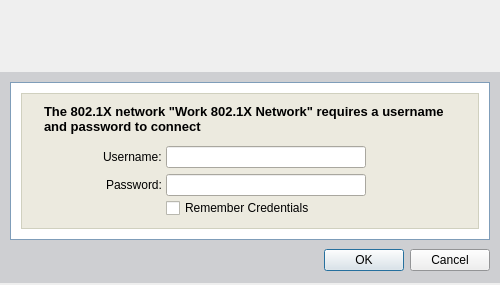
<ui version="4.0" >
 <class>Dialog</class>
 <widget class="QDialog" name="Dialog" >
  <property name="windowModality" >
   <enum>Qt::ApplicationModal</enum>
  </property>
  <property name="geometry" >
   <rect>
    <x>0</x>
    <y>0</y>
    <width>500</width>
    <height>285</height>
   </rect>
  </property>
  <property name="sizePolicy" >
   <sizepolicy vsizetype="Fixed" hsizetype="Preferred" >
    <horstretch>0</horstretch>
    <verstretch>0</verstretch>
   </sizepolicy>
  </property>
  <property name="minimumSize" >
   <size>
    <width>500</width>
    <height>285</height>
   </size>
  </property>
  <property name="maximumSize" >
   <size>
    <width>500</width>
    <height>285</height>
   </size>
  </property>
  <property name="windowTitle" >
   <string>Credentials Required</string>
  </property>
  <property name="windowIcon" >
   <iconset>icons/prod_color.png</iconset>
  </property>
  <property name="sizeGripEnabled" >
   <bool>false</bool>
  </property>
  <property name="modal" >
   <bool>true</bool>
  </property>
  <layout class="QVBoxLayout" >
   <property name="spacing" >
    <number>0</number>
   </property>
   <property name="leftMargin" >
    <number>0</number>
   </property>
   <property name="topMargin" >
    <number>0</number>
   </property>
   <property name="rightMargin" >
    <number>0</number>
   </property>
   <property name="bottomMargin" >
    <number>0</number>
   </property>
   <item>
    <widget class="QFrame" name="headerFrame" >
     <property name="sizePolicy" >
      <sizepolicy vsizetype="Fixed" hsizetype="Preferred" >
       <horstretch>0</horstretch>
       <verstretch>0</verstretch>
      </sizepolicy>
     </property>
     <property name="minimumSize" >
      <size>
       <width>500</width>
       <height>70</height>
      </size>
     </property>
     <property name="maximumSize" >
      <size>
       <width>500</width>
       <height>70</height>
      </size>
     </property>
     <property name="frameShape" >
      <enum>QFrame::NoFrame</enum>
     </property>
     <property name="frameShadow" >
      <enum>QFrame::Raised</enum>
     </property>
     <layout class="QHBoxLayout" >
      <property name="spacing" >
       <number>0</number>
      </property>
      <property name="leftMargin" >
       <number>0</number>
      </property>
      <property name="topMargin" >
       <number>0</number>
      </property>
      <property name="rightMargin" >
       <number>0</number>
      </property>
      <property name="bottomMargin" >
       <number>0</number>
      </property>
      <item>
       <widget class="QLabel" name="headerLeft" >
        <property name="text" >
         <string/>
        </property>
        <property name="pixmap" >
         <pixmap>images/banner_left_short.png</pixmap>
        </property>
       </widget>
      </item>
      <item>
       <widget class="QLabel" name="headerRight" >
        <property name="text" >
         <string/>
        </property>
        <property name="pixmap" >
         <pixmap>images/banner_right_short.png</pixmap>
        </property>
       </widget>
      </item>
     </layout>
    </widget>
   </item>
   <item>
    <widget class="QFrame" name="mainFrame" >
     <property name="sizePolicy" >
      <sizepolicy vsizetype="Fixed" hsizetype="Preferred" >
       <horstretch>0</horstretch>
       <verstretch>0</verstretch>
      </sizepolicy>
     </property>
     <property name="palette" >
      <palette>
       <active>
        <colorrole role="Base" >
         <brush brushstyle="SolidPattern" >
          <color alpha="255" >
           <red>255</red>
           <green>255</green>
           <blue>255</blue>
          </color>
         </brush>
        </colorrole>
        <colorrole role="Window" >
         <brush brushstyle="SolidPattern" >
          <color alpha="255" >
           <red>206</red>
           <green>207</green>
           <blue>210</blue>
          </color>
         </brush>
        </colorrole>
       </active>
       <inactive>
        <colorrole role="Base" >
         <brush brushstyle="SolidPattern" >
          <color alpha="255" >
           <red>255</red>
           <green>255</green>
           <blue>255</blue>
          </color>
         </brush>
        </colorrole>
        <colorrole role="Window" >
         <brush brushstyle="SolidPattern" >
          <color alpha="255" >
           <red>206</red>
           <green>207</green>
           <blue>210</blue>
          </color>
         </brush>
        </colorrole>
       </inactive>
       <disabled>
        <colorrole role="Base" >
         <brush brushstyle="SolidPattern" >
          <color alpha="255" >
           <red>206</red>
           <green>207</green>
           <blue>210</blue>
          </color>
         </brush>
        </colorrole>
        <colorrole role="Window" >
         <brush brushstyle="SolidPattern" >
          <color alpha="255" >
           <red>206</red>
           <green>207</green>
           <blue>210</blue>
          </color>
         </brush>
        </colorrole>
       </disabled>
      </palette>
     </property>
     <property name="autoFillBackground" >
      <bool>true</bool>
     </property>
     <property name="frameShape" >
      <enum>QFrame::NoFrame</enum>
     </property>
     <property name="frameShadow" >
      <enum>QFrame::Raised</enum>
     </property>
     <layout class="QVBoxLayout" >
      <property name="spacing" >
       <number>8</number>
      </property>
      <property name="leftMargin" >
       <number>10</number>
      </property>
      <property name="topMargin" >
       <number>10</number>
      </property>
      <property name="rightMargin" >
       <number>10</number>
      </property>
      <property name="bottomMargin" >
       <number>10</number>
      </property>
      <item>
       <widget class="QFrame" name="outerCosmeticFrame" >
        <property name="sizePolicy" >
         <sizepolicy vsizetype="Fixed" hsizetype="Preferred" >
          <horstretch>0</horstretch>
          <verstretch>0</verstretch>
         </sizepolicy>
        </property>
        <property name="palette" >
         <palette>
          <active>
           <colorrole role="WindowText" >
            <brush brushstyle="SolidPattern" >
             <color alpha="255" >
              <red>127</red>
              <green>157</green>
              <blue>185</blue>
             </color>
            </brush>
           </colorrole>
           <colorrole role="Base" >
            <brush brushstyle="SolidPattern" >
             <color alpha="255" >
              <red>255</red>
              <green>255</green>
              <blue>255</blue>
             </color>
            </brush>
           </colorrole>
           <colorrole role="Window" >
            <brush brushstyle="SolidPattern" >
             <color alpha="255" >
              <red>255</red>
              <green>255</green>
              <blue>255</blue>
             </color>
            </brush>
           </colorrole>
          </active>
          <inactive>
           <colorrole role="WindowText" >
            <brush brushstyle="SolidPattern" >
             <color alpha="255" >
              <red>127</red>
              <green>157</green>
              <blue>185</blue>
             </color>
            </brush>
           </colorrole>
           <colorrole role="Base" >
            <brush brushstyle="SolidPattern" >
             <color alpha="255" >
              <red>255</red>
              <green>255</green>
              <blue>255</blue>
             </color>
            </brush>
           </colorrole>
           <colorrole role="Window" >
            <brush brushstyle="SolidPattern" >
             <color alpha="255" >
              <red>255</red>
              <green>255</green>
              <blue>255</blue>
             </color>
            </brush>
           </colorrole>
          </inactive>
          <disabled>
           <colorrole role="WindowText" >
            <brush brushstyle="SolidPattern" >
             <color alpha="255" >
              <red>127</red>
              <green>127</green>
              <blue>127</blue>
             </color>
            </brush>
           </colorrole>
           <colorrole role="Base" >
            <brush brushstyle="SolidPattern" >
             <color alpha="255" >
              <red>255</red>
              <green>255</green>
              <blue>255</blue>
             </color>
            </brush>
           </colorrole>
           <colorrole role="Window" >
            <brush brushstyle="SolidPattern" >
             <color alpha="255" >
              <red>255</red>
              <green>255</green>
              <blue>255</blue>
             </color>
            </brush>
           </colorrole>
          </disabled>
         </palette>
        </property>
        <property name="autoFillBackground" >
         <bool>true</bool>
        </property>
        <property name="frameShape" >
         <enum>QFrame::Box</enum>
        </property>
        <property name="frameShadow" >
         <enum>QFrame::Plain</enum>
        </property>
        <layout class="QVBoxLayout" >
         <property name="spacing" >
          <number>0</number>
         </property>
         <property name="leftMargin" >
          <number>10</number>
         </property>
         <property name="topMargin" >
          <number>10</number>
         </property>
         <property name="rightMargin" >
          <number>10</number>
         </property>
         <property name="bottomMargin" >
          <number>10</number>
         </property>
         <item>
          <widget class="QFrame" name="innerCosmeticFrame" >
           <property name="sizePolicy" >
            <sizepolicy vsizetype="Fixed" hsizetype="Preferred" >
             <horstretch>0</horstretch>
             <verstretch>0</verstretch>
            </sizepolicy>
           </property>
           <property name="minimumSize" >
            <size>
             <width>16</width>
             <height>118</height>
            </size>
           </property>
           <property name="maximumSize" >
            <size>
             <width>16777215</width>
             <height>150</height>
            </size>
           </property>
           <property name="palette" >
            <palette>
             <active>
              <colorrole role="WindowText" >
               <brush brushstyle="SolidPattern" >
                <color alpha="255" >
                 <red>208</red>
                 <green>208</green>
                 <blue>191</blue>
                </color>
               </brush>
              </colorrole>
              <colorrole role="Base" >
               <brush brushstyle="SolidPattern" >
                <color alpha="255" >
                 <red>255</red>
                 <green>255</green>
                 <blue>255</blue>
                </color>
               </brush>
              </colorrole>
              <colorrole role="Window" >
               <brush brushstyle="SolidPattern" >
                <color alpha="255" >
                 <red>236</red>
                 <green>234</green>
                 <blue>223</blue>
                </color>
               </brush>
              </colorrole>
             </active>
             <inactive>
              <colorrole role="WindowText" >
               <brush brushstyle="SolidPattern" >
                <color alpha="255" >
                 <red>208</red>
                 <green>208</green>
                 <blue>191</blue>
                </color>
               </brush>
              </colorrole>
              <colorrole role="Base" >
               <brush brushstyle="SolidPattern" >
                <color alpha="255" >
                 <red>255</red>
                 <green>255</green>
                 <blue>255</blue>
                </color>
               </brush>
              </colorrole>
              <colorrole role="Window" >
               <brush brushstyle="SolidPattern" >
                <color alpha="255" >
                 <red>236</red>
                 <green>234</green>
                 <blue>223</blue>
                </color>
               </brush>
              </colorrole>
             </inactive>
             <disabled>
              <colorrole role="WindowText" >
               <brush brushstyle="SolidPattern" >
                <color alpha="255" >
                 <red>127</red>
                 <green>127</green>
                 <blue>127</blue>
                </color>
               </brush>
              </colorrole>
              <colorrole role="Base" >
               <brush brushstyle="SolidPattern" >
                <color alpha="255" >
                 <red>236</red>
                 <green>234</green>
                 <blue>223</blue>
                </color>
               </brush>
              </colorrole>
              <colorrole role="Window" >
               <brush brushstyle="SolidPattern" >
                <color alpha="255" >
                 <red>236</red>
                 <green>234</green>
                 <blue>223</blue>
                </color>
               </brush>
              </colorrole>
             </disabled>
            </palette>
           </property>
           <property name="autoFillBackground" >
            <bool>true</bool>
           </property>
           <property name="frameShape" >
            <enum>QFrame::Box</enum>
           </property>
           <property name="frameShadow" >
            <enum>QFrame::Plain</enum>
           </property>
           <layout class="QVBoxLayout" >
            <property name="spacing" >
             <number>12</number>
            </property>
            <property name="leftMargin" >
             <number>10</number>
            </property>
            <property name="topMargin" >
             <number>10</number>
            </property>
            <property name="rightMargin" >
             <number>10</number>
            </property>
            <property name="bottomMargin" >
             <number>10</number>
            </property>
            <item>
             <widget class="QFrame" name="labelFrame" >
              <property name="sizePolicy" >
               <sizepolicy vsizetype="Fixed" hsizetype="Preferred" >
                <horstretch>0</horstretch>
                <verstretch>0</verstretch>
               </sizepolicy>
              </property>
              <property name="frameShape" >
               <enum>QFrame::NoFrame</enum>
              </property>
              <property name="frameShadow" >
               <enum>QFrame::Raised</enum>
              </property>
              <layout class="QHBoxLayout" >
               <property name="spacing" >
                <number>0</number>
               </property>
               <property name="leftMargin" >
                <number>12</number>
               </property>
               <property name="topMargin" >
                <number>0</number>
               </property>
               <property name="rightMargin" >
                <number>12</number>
               </property>
               <property name="bottomMargin" >
                <number>0</number>
               </property>
               <item>
                <widget class="QLabel" name="labelDialogMsg" >
                 <property name="sizePolicy" >
                  <sizepolicy vsizetype="Fixed" hsizetype="Preferred" >
                   <horstretch>0</horstretch>
                   <verstretch>0</verstretch>
                  </sizepolicy>
                 </property>
                 <property name="palette" >
                  <palette>
                   <active>
                    <colorrole role="WindowText" >
                     <brush brushstyle="SolidPattern" >
                      <color alpha="255" >
                       <red>0</red>
                       <green>0</green>
                       <blue>0</blue>
                      </color>
                     </brush>
                    </colorrole>
                   </active>
                   <inactive>
                    <colorrole role="WindowText" >
                     <brush brushstyle="SolidPattern" >
                      <color alpha="255" >
                       <red>0</red>
                       <green>0</green>
                       <blue>0</blue>
                      </color>
                     </brush>
                    </colorrole>
                   </inactive>
                   <disabled>
                    <colorrole role="WindowText" >
                     <brush brushstyle="SolidPattern" >
                      <color alpha="255" >
                       <red>127</red>
                       <green>127</green>
                       <blue>127</blue>
                      </color>
                     </brush>
                    </colorrole>
                   </disabled>
                  </palette>
                 </property>
                 <property name="font" >
                  <font>
                   <family>Arial</family>
                   <pointsize>10</pointsize>
                   <weight>75</weight>
                   <bold>true</bold>
                  </font>
                 </property>
                 <property name="text" >
                  <string>The 802.1X network "Work 802.1X Network" requires a username and password to connect</string>
                 </property>
                 <property name="alignment" >
                  <set>Qt::AlignLeading|Qt::AlignLeft|Qt::AlignTop</set>
                 </property>
                 <property name="wordWrap" >
                  <bool>true</bool>
                 </property>
                 <property name="indent" >
                  <number>0</number>
                 </property>
                </widget>
               </item>
              </layout>
             </widget>
            </item>
            <item>
             <widget class="QFrame" name="frame_5" >
              <property name="sizePolicy" >
               <sizepolicy vsizetype="Fixed" hsizetype="Preferred" >
                <horstretch>0</horstretch>
                <verstretch>0</verstretch>
               </sizepolicy>
              </property>
              <property name="minimumSize" >
               <size>
                <width>16</width>
                <height>54</height>
               </size>
              </property>
              <property name="frameShape" >
               <enum>QFrame::NoFrame</enum>
              </property>
              <property name="frameShadow" >
               <enum>QFrame::Raised</enum>
              </property>
              <layout class="QHBoxLayout" >
               <property name="spacing" >
                <number>4</number>
               </property>
               <property name="leftMargin" >
                <number>0</number>
               </property>
               <property name="topMargin" >
                <number>0</number>
               </property>
               <property name="rightMargin" >
                <number>0</number>
               </property>
               <property name="bottomMargin" >
                <number>0</number>
               </property>
               <item>
                <widget class="QFrame" name="labelsFrame" >
                 <property name="sizePolicy" >
                  <sizepolicy vsizetype="Preferred" hsizetype="Preferred" >
                   <horstretch>0</horstretch>
                   <verstretch>0</verstretch>
                  </sizepolicy>
                 </property>
                 <property name="frameShape" >
                  <enum>QFrame::NoFrame</enum>
                 </property>
                 <property name="frameShadow" >
                  <enum>QFrame::Raised</enum>
                 </property>
                 <layout class="QVBoxLayout" >
                  <property name="spacing" >
                   <number>6</number>
                  </property>
                  <property name="leftMargin" >
                   <number>0</number>
                  </property>
                  <property name="topMargin" >
                   <number>0</number>
                  </property>
                  <property name="rightMargin" >
                   <number>0</number>
                  </property>
                  <property name="bottomMargin" >
                   <number>0</number>
                  </property>
                  <item>
                   <widget class="QFrame" name="frame_9" >
                    <property name="sizePolicy" >
                     <sizepolicy vsizetype="Fixed" hsizetype="Preferred" >
                      <horstretch>0</horstretch>
                      <verstretch>0</verstretch>
                     </sizepolicy>
                    </property>
                    <property name="minimumSize" >
                     <size>
                      <width>16</width>
                      <height>22</height>
                     </size>
                    </property>
                    <property name="maximumSize" >
                     <size>
                      <width>16777215</width>
                      <height>22</height>
                     </size>
                    </property>
                    <property name="frameShape" >
                     <enum>QFrame::NoFrame</enum>
                    </property>
                    <property name="frameShadow" >
                     <enum>QFrame::Raised</enum>
                    </property>
                    <layout class="QHBoxLayout" >
                     <property name="spacing" >
                      <number>0</number>
                     </property>
                     <property name="leftMargin" >
                      <number>0</number>
                     </property>
                     <property name="topMargin" >
                      <number>0</number>
                     </property>
                     <property name="rightMargin" >
                      <number>0</number>
                     </property>
                     <property name="bottomMargin" >
                      <number>0</number>
                     </property>
                     <item>
                      <spacer>
                       <property name="orientation" >
                        <enum>Qt::Horizontal</enum>
                       </property>
                       <property name="sizeHint" >
                        <size>
                         <width>40</width>
                         <height>2</height>
                        </size>
                       </property>
                      </spacer>
                     </item>
                     <item>
                      <widget class="QLabel" name="labelUserName" >
                       <property name="sizePolicy" >
                        <sizepolicy vsizetype="Fixed" hsizetype="Preferred" >
                         <horstretch>0</horstretch>
                         <verstretch>0</verstretch>
                        </sizepolicy>
                       </property>
                       <property name="minimumSize" >
                        <size>
                         <width>0</width>
                         <height>22</height>
                        </size>
                       </property>
                       <property name="maximumSize" >
                        <size>
                         <width>16777215</width>
                         <height>22</height>
                        </size>
                       </property>
                       <property name="palette" >
                        <palette>
                         <active>
                          <colorrole role="WindowText" >
                           <brush brushstyle="SolidPattern" >
                            <color alpha="255" >
                             <red>0</red>
                             <green>0</green>
                             <blue>0</blue>
                            </color>
                           </brush>
                          </colorrole>
                         </active>
                         <inactive>
                          <colorrole role="WindowText" >
                           <brush brushstyle="SolidPattern" >
                            <color alpha="255" >
                             <red>0</red>
                             <green>0</green>
                             <blue>0</blue>
                            </color>
                           </brush>
                          </colorrole>
                         </inactive>
                         <disabled>
                          <colorrole role="WindowText" >
                           <brush brushstyle="SolidPattern" >
                            <color alpha="255" >
                             <red>127</red>
                             <green>127</green>
                             <blue>127</blue>
                            </color>
                           </brush>
                          </colorrole>
                         </disabled>
                        </palette>
                       </property>
                       <property name="font" >
                        <font>
                         <family>Arial</family>
                         <pointsize>9</pointsize>
                        </font>
                       </property>
                       <property name="text" >
                        <string>Username:</string>
                       </property>
                      </widget>
                     </item>
                    </layout>
                   </widget>
                  </item>
                  <item>
                   <widget class="QFrame" name="frame_10" >
                    <property name="sizePolicy" >
                     <sizepolicy vsizetype="Fixed" hsizetype="Preferred" >
                      <horstretch>0</horstretch>
                      <verstretch>0</verstretch>
                     </sizepolicy>
                    </property>
                    <property name="minimumSize" >
                     <size>
                      <width>16</width>
                      <height>22</height>
                     </size>
                    </property>
                    <property name="maximumSize" >
                     <size>
                      <width>16777215</width>
                      <height>22</height>
                     </size>
                    </property>
                    <property name="frameShape" >
                     <enum>QFrame::NoFrame</enum>
                    </property>
                    <property name="frameShadow" >
                     <enum>QFrame::Raised</enum>
                    </property>
                    <layout class="QHBoxLayout" >
                     <property name="spacing" >
                      <number>0</number>
                     </property>
                     <property name="leftMargin" >
                      <number>0</number>
                     </property>
                     <property name="topMargin" >
                      <number>0</number>
                     </property>
                     <property name="rightMargin" >
                      <number>0</number>
                     </property>
                     <property name="bottomMargin" >
                      <number>0</number>
                     </property>
                     <item>
                      <spacer>
                       <property name="orientation" >
                        <enum>Qt::Horizontal</enum>
                       </property>
                       <property name="sizeHint" >
                        <size>
                         <width>40</width>
                         <height>2</height>
                        </size>
                       </property>
                      </spacer>
                     </item>
                     <item>
                      <widget class="QLabel" name="labelPassword" >
                       <property name="sizePolicy" >
                        <sizepolicy vsizetype="Fixed" hsizetype="Preferred" >
                         <horstretch>0</horstretch>
                         <verstretch>0</verstretch>
                        </sizepolicy>
                       </property>
                       <property name="minimumSize" >
                        <size>
                         <width>0</width>
                         <height>22</height>
                        </size>
                       </property>
                       <property name="maximumSize" >
                        <size>
                         <width>16777215</width>
                         <height>22</height>
                        </size>
                       </property>
                       <property name="palette" >
                        <palette>
                         <active>
                          <colorrole role="WindowText" >
                           <brush brushstyle="SolidPattern" >
                            <color alpha="255" >
                             <red>0</red>
                             <green>0</green>
                             <blue>0</blue>
                            </color>
                           </brush>
                          </colorrole>
                         </active>
                         <inactive>
                          <colorrole role="WindowText" >
                           <brush brushstyle="SolidPattern" >
                            <color alpha="255" >
                             <red>0</red>
                             <green>0</green>
                             <blue>0</blue>
                            </color>
                           </brush>
                          </colorrole>
                         </inactive>
                         <disabled>
                          <colorrole role="WindowText" >
                           <brush brushstyle="SolidPattern" >
                            <color alpha="255" >
                             <red>127</red>
                             <green>127</green>
                             <blue>127</blue>
                            </color>
                           </brush>
                          </colorrole>
                         </disabled>
                        </palette>
                       </property>
                       <property name="font" >
                        <font>
                         <family>Arial</family>
                         <pointsize>9</pointsize>
                        </font>
                       </property>
                       <property name="text" >
                        <string>Password:</string>
                       </property>
                      </widget>
                     </item>
                    </layout>
                   </widget>
                  </item>
                  <item>
                   <spacer>
                    <property name="orientation" >
                     <enum>Qt::Vertical</enum>
                    </property>
                    <property name="sizeHint" >
                     <size>
                      <width>20</width>
                      <height>2</height>
                     </size>
                    </property>
                   </spacer>
                  </item>
                 </layout>
                </widget>
               </item>
               <item>
                <widget class="QFrame" name="inputFrame" >
                 <property name="sizePolicy" >
                  <sizepolicy vsizetype="Fixed" hsizetype="Preferred" >
                   <horstretch>0</horstretch>
                   <verstretch>0</verstretch>
                  </sizepolicy>
                 </property>
                 <property name="frameShape" >
                  <enum>QFrame::NoFrame</enum>
                 </property>
                 <property name="frameShadow" >
                  <enum>QFrame::Raised</enum>
                 </property>
                 <layout class="QVBoxLayout" >
                  <property name="spacing" >
                   <number>2</number>
                  </property>
                  <property name="leftMargin" >
                   <number>0</number>
                  </property>
                  <property name="topMargin" >
                   <number>0</number>
                  </property>
                  <property name="rightMargin" >
                   <number>0</number>
                  </property>
                  <property name="bottomMargin" >
                   <number>0</number>
                  </property>
                  <item>
                   <widget class="QFrame" name="credentialsFrame" >
                    <property name="sizePolicy" >
                     <sizepolicy vsizetype="Fixed" hsizetype="Preferred" >
                      <horstretch>0</horstretch>
                      <verstretch>0</verstretch>
                     </sizepolicy>
                    </property>
                    <property name="frameShape" >
                     <enum>QFrame::NoFrame</enum>
                    </property>
                    <property name="frameShadow" >
                     <enum>QFrame::Raised</enum>
                    </property>
                    <layout class="QVBoxLayout" >
                     <property name="spacing" >
                      <number>6</number>
                     </property>
                     <property name="leftMargin" >
                      <number>0</number>
                     </property>
                     <property name="topMargin" >
                      <number>0</number>
                     </property>
                     <property name="rightMargin" >
                      <number>0</number>
                     </property>
                     <property name="bottomMargin" >
                      <number>0</number>
                     </property>
                     <item>
                      <widget class="QLineEdit" name="dataFieldUserName" >
                       <property name="minimumSize" >
                        <size>
                         <width>200</width>
                         <height>22</height>
                        </size>
                       </property>
                       <property name="maximumSize" >
                        <size>
                         <width>16777215</width>
                         <height>22</height>
                        </size>
                       </property>
                       <property name="palette" >
                        <palette>
                         <active>
                          <colorrole role="WindowText" >
                           <brush brushstyle="SolidPattern" >
                            <color alpha="255" >
                             <red>0</red>
                             <green>0</green>
                             <blue>0</blue>
                            </color>
                           </brush>
                          </colorrole>
                         </active>
                         <inactive>
                          <colorrole role="WindowText" >
                           <brush brushstyle="SolidPattern" >
                            <color alpha="255" >
                             <red>0</red>
                             <green>0</green>
                             <blue>0</blue>
                            </color>
                           </brush>
                          </colorrole>
                         </inactive>
                         <disabled>
                          <colorrole role="WindowText" >
                           <brush brushstyle="SolidPattern" >
                            <color alpha="255" >
                             <red>127</red>
                             <green>127</green>
                             <blue>127</blue>
                            </color>
                           </brush>
                          </colorrole>
                         </disabled>
                        </palette>
                       </property>
                       <property name="font" >
                        <font>
                         <family>Arial</family>
                         <pointsize>9</pointsize>
                        </font>
                       </property>
                       <property name="echoMode" >
                        <enum>QLineEdit::Normal</enum>
                       </property>
                      </widget>
                     </item>
                     <item>
                      <widget class="QLineEdit" name="dataFieldPassword" >
                       <property name="minimumSize" >
                        <size>
                         <width>200</width>
                         <height>22</height>
                        </size>
                       </property>
                       <property name="maximumSize" >
                        <size>
                         <width>16777215</width>
                         <height>22</height>
                        </size>
                       </property>
                       <property name="palette" >
                        <palette>
                         <active>
                          <colorrole role="WindowText" >
                           <brush brushstyle="SolidPattern" >
                            <color alpha="255" >
                             <red>0</red>
                             <green>0</green>
                             <blue>0</blue>
                            </color>
                           </brush>
                          </colorrole>
                         </active>
                         <inactive>
                          <colorrole role="WindowText" >
                           <brush brushstyle="SolidPattern" >
                            <color alpha="255" >
                             <red>0</red>
                             <green>0</green>
                             <blue>0</blue>
                            </color>
                           </brush>
                          </colorrole>
                         </inactive>
                         <disabled>
                          <colorrole role="WindowText" >
                           <brush brushstyle="SolidPattern" >
                            <color alpha="255" >
                             <red>127</red>
                             <green>127</green>
                             <blue>127</blue>
                            </color>
                           </brush>
                          </colorrole>
                         </disabled>
                        </palette>
                       </property>
                       <property name="font" >
                        <font>
                         <family>Arial</family>
                         <pointsize>9</pointsize>
                        </font>
                       </property>
                       <property name="echoMode" >
                        <enum>QLineEdit::Password</enum>
                       </property>
                      </widget>
                     </item>
                    </layout>
                   </widget>
                  </item>
                  <item>
                   <widget class="QCheckBox" name="checkBoxRemember" >
                    <property name="palette" >
                     <palette>
                      <active>
                       <colorrole role="WindowText" >
                        <brush brushstyle="SolidPattern" >
                         <color alpha="255" >
                          <red>0</red>
                          <green>0</green>
                          <blue>0</blue>
                         </color>
                        </brush>
                       </colorrole>
                      </active>
                      <inactive>
                       <colorrole role="WindowText" >
                        <brush brushstyle="SolidPattern" >
                         <color alpha="255" >
                          <red>0</red>
                          <green>0</green>
                          <blue>0</blue>
                         </color>
                        </brush>
                       </colorrole>
                      </inactive>
                      <disabled>
                       <colorrole role="WindowText" >
                        <brush brushstyle="SolidPattern" >
                         <color alpha="255" >
                          <red>127</red>
                          <green>127</green>
                          <blue>127</blue>
                         </color>
                        </brush>
                       </colorrole>
                      </disabled>
                     </palette>
                    </property>
                    <property name="font" >
                     <font>
                      <family>Arial</family>
                      <pointsize>9</pointsize>
                     </font>
                    </property>
                    <property name="text" >
                     <string>Remember Credentials</string>
                    </property>
                   </widget>
                  </item>
                 </layout>
                </widget>
               </item>
               <item>
                <spacer>
                 <property name="orientation" >
                  <enum>Qt::Horizontal</enum>
                 </property>
                 <property name="sizeType" >
                  <enum>QSizePolicy::Fixed</enum>
                 </property>
                 <property name="sizeHint" >
                  <size>
                   <width>102</width>
                   <height>20</height>
                  </size>
                 </property>
                </spacer>
               </item>
              </layout>
             </widget>
            </item>
           </layout>
          </widget>
         </item>
        </layout>
       </widget>
      </item>
      <item>
       <widget class="QDialogButtonBox" name="buttonBox" >
        <property name="minimumSize" >
         <size>
          <width>0</width>
          <height>25</height>
         </size>
        </property>
        <property name="maximumSize" >
         <size>
          <width>16777215</width>
          <height>25</height>
         </size>
        </property>
        <property name="font" >
         <font>
          <family>Arial</family>
          <pointsize>9</pointsize>
         </font>
        </property>
        <property name="standardButtons" >
         <set>QDialogButtonBox::Cancel|QDialogButtonBox::NoButton|QDialogButtonBox::Ok</set>
        </property>
       </widget>
      </item>
     </layout>
    </widget>
   </item>
  </layout>
 </widget>
 <resources/>
 <connections/>
</ui>
